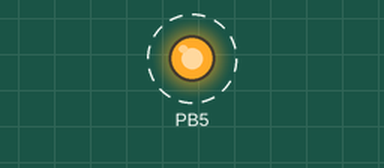
A program run on a simulated ATmega328P, built with avr-gcc and emulated at 8 MHz (the files do not name the chip). Shown: output pins drawn as LEDs (lit = HIGH). Dashed ring = blinking.

Above: at 0.2 s.
Timing chart, 0 to 3.0 s (numbered marks = the images above):
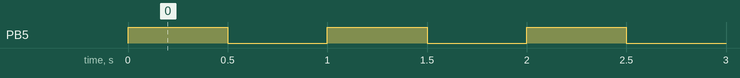

The program:

main.c
```c
#define F_CPU 8000000UL

#include <avr/io.h>
#include <util/delay.h>

int main(void)
{
    // setting PB5 as an input
    DDRB |= (1 << PB5);

    while (1)
    {
        // toggeling PB5
        PORTB ^= (1 << PB5);

        // wait for 500ms
        _delay_ms(500);
    }
}

// same as main()
int _main(void)
{
    *(volatile uint8_t *)(0x37) |= 0x20;
    while (1)
    {
        *(volatile uint8_t *)(0x38) ^= 0x20;
        _delay_ms(500);
    }
}
```

Measured:
- by itself, PB5: alternates HIGH for 0.50 s and LOW for 0.50 s
